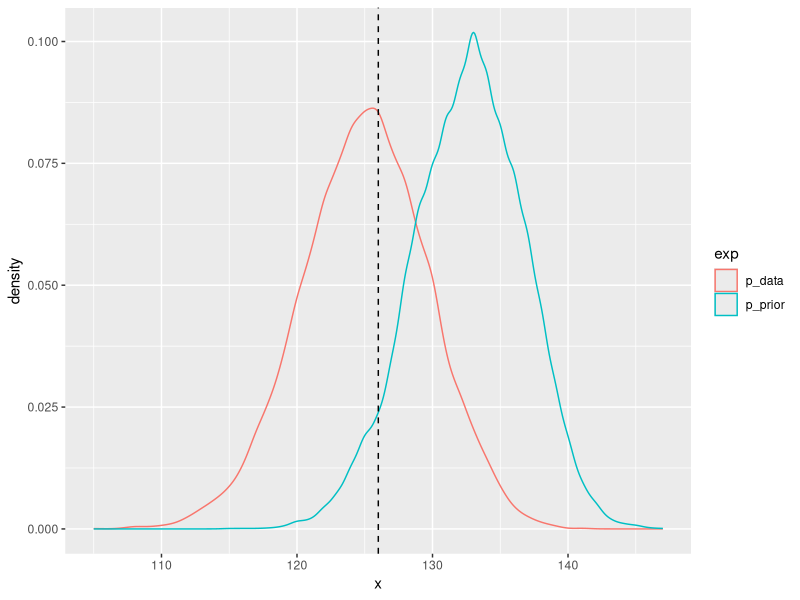
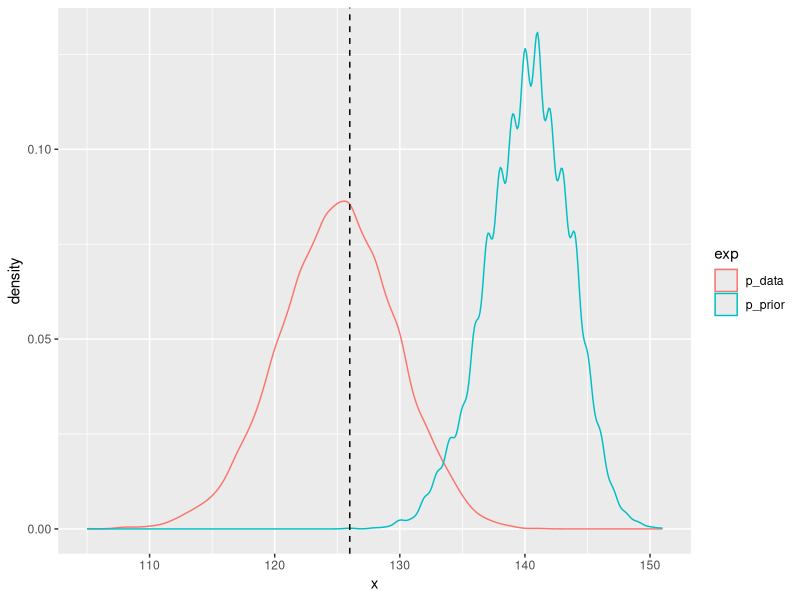
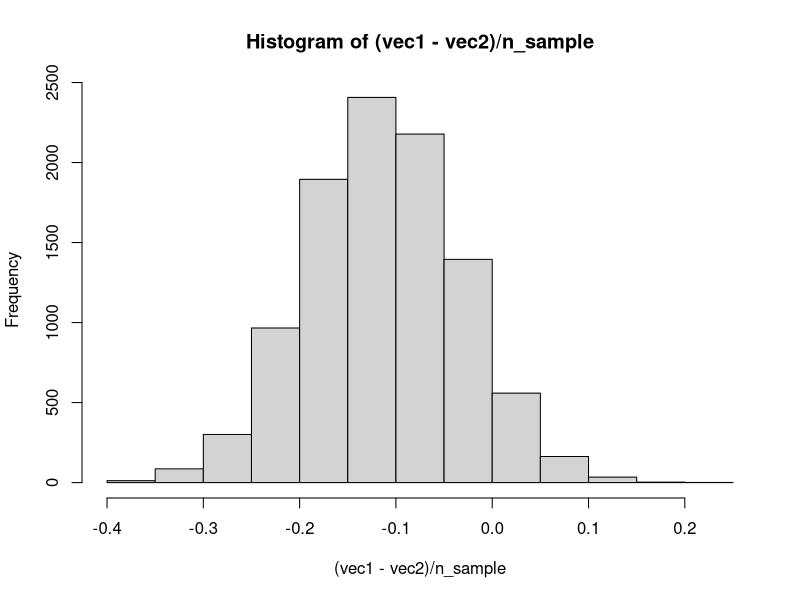

The R source for these figures, in order:
## ---- chunk 1
library(ggplot2)
set.seed(123)
res1 <- data.frame(x = rbinom(10000, 152, p = 0.822), exp = "p_data")
res2 <- data.frame(x = rbinom(10000, 152, p = 0.822+0.05), exp = "p_prior")
res <- rbind(res1, res2)

ggplot(res, aes(x = x, group = exp, color = exp)) + geom_density() +
  geom_vline(xintercept = 126, linetype = "dashed")
## ---- chunk 2
set.seed(123)
res1 <- data.frame(x = rbinom(10000, 152, p = 0.822), exp = "p_data")
res2 <- data.frame(x = rbinom(10000, 152, p = 0.822+0.1), exp = "p_prior")
res <- rbind(res1, res2)

ggplot(res, aes(x = x, group = exp, color = exp)) + geom_density() +
  geom_vline(xintercept = 126, linetype = "dashed")
## ---- chunk 3
n_iter <- 10000
n_sample <- 40
probs <- c(0.80, 0.90)

vec1 <- rbinom(n_iter, n_sample, probs[1])
vec2 <- rbinom(n_iter, n_sample, probs[2])

hist((vec1 - vec2)/n_sample)
